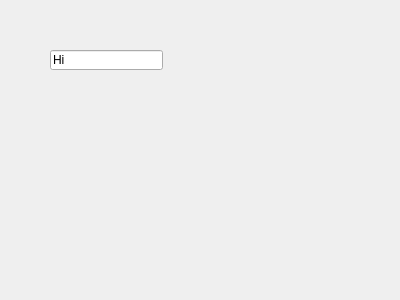
<?xml version="1.0" encoding="UTF-8"?>
<ui version="4.0">
 <class>widget3</class>
 <widget class="QWidget" name="widget3">
  <property name="geometry">
   <rect>
    <x>0</x>
    <y>0</y>
    <width>400</width>
    <height>300</height>
   </rect>
  </property>
  <property name="windowTitle">
   <string>Form</string>
  </property>
  <widget class="QLineEdit" name="lineEdit">
   <property name="geometry">
    <rect>
     <x>50</x>
     <y>50</y>
     <width>113</width>
     <height>20</height>
    </rect>
   </property>
   <property name="text">
    <string>Hi</string>
   </property>
  </widget>
 </widget>
 <resources/>
 <connections/>
</ui>
